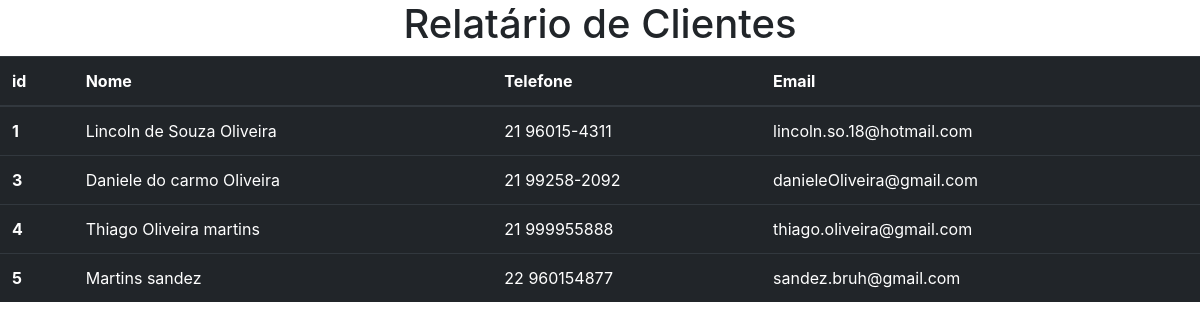
The page /cliente/ on the database as committed earlier.
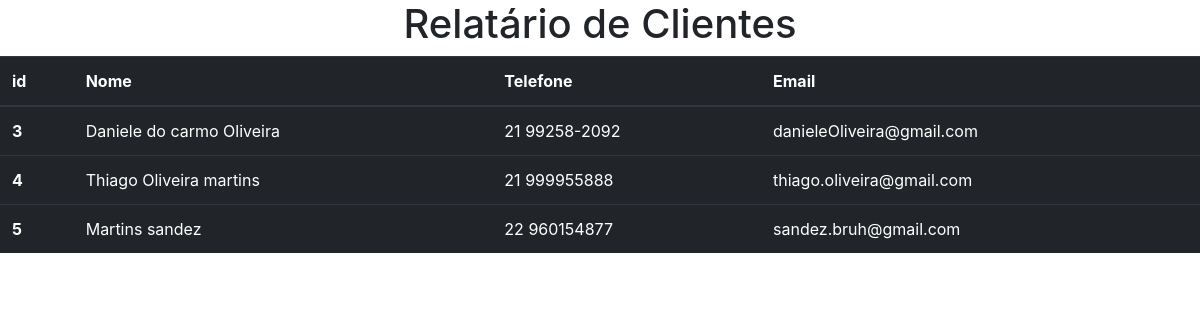
The same page on the database as committed later.
### cliente/models.py (models this page shows, shortened)
class Cliente(models.Model):
    nome = models.CharField(max_length=60)
    telefone = models.CharField(max_length=15)
    email = models.CharField(max_length=60)

### cliente/views.py (the view)
# urls.py: path('', fcliente)
def fcliente(request):
    clientes = Cliente.objects.all()
    return render(request, "cad_cliente.html", {"clientes": clientes})

### cliente/templates/cad_cliente.html (shortened to what this page needs)
<!DOCTYPE html>
<html lang="pt-br">
  <head>
    <link rel="stylesheet" href="https://stackpath.bootstrapcdn.com/bootstrap/4.1.3/css/bootstrap.min.css">
  </head>
  <body>
    <h1 class="text-center">Relatário de Clientes</h1>
    <table class="table table-dark">
  <thead>
    <tr>
      <th scope="col">id</th>
      <th scope="col">Nome</th>
      <th scope="col">Telefone</th>
      <th scope="col">Email</th>
    </tr>
  </thead>
  <tbody>
  {% for cliente in clientes%}
    <tr>
      <th>{{cliente.id}}</th>
      <td>{{cliente.nome}}</td>
      <td>{{cliente.telefone}}</td>
      <td>{{cliente.email}}</td>
    </tr>
  {% endfor %}
  </tbody>
</table>
  </body>
</html>

Rows that differ between the two databases and show on the page:
removed Cliente: id "1", nome "Lincoln de Souza Oliveira", telefone "21 96015-4311", email "lincoln.so.18@hotmail.com"
